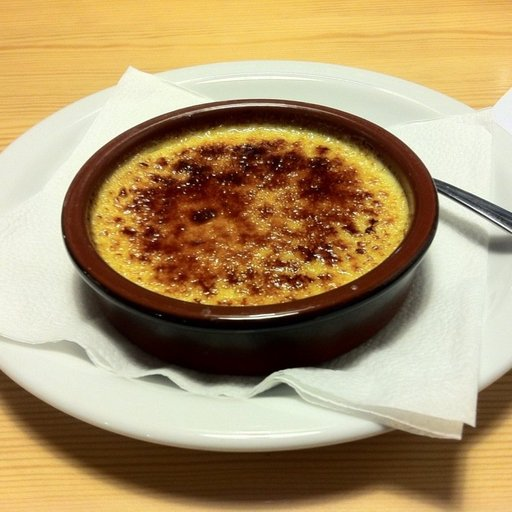
#> input picture input_images/1017737.jpg, 512 x 512 px; its folder holds only this picture in this run
$ python main_mp.py   (older library calls are emulated)
#> lines starting #> are read from the running program, lines starting #| are printed output that depends on the picture
#> in process_single_image, image is the input picture: shape (512, 512, 3); mean B, G, R 107.6, 148, 172.6
### filters.py
"""
Image Processing Filters for CST435 Assignment 2

This module implements five image processing filters:
1. Grayscale Conversion
2. Gaussian Blur
3. Edge Detection (Sobel)
4. Image Sharpening
5. Brightness Adjustment

All filters are designed to work with OpenCV images (NumPy arrays).

Author: [Your Name]
Date: December 2024
"""

import cv2
import numpy as np
from typing import Tuple


def apply_grayscale(image: np.ndarray) -> np.ndarray:
    """
    Convert RGB image to grayscale using luminance formula.

    Uses the standard luminance formula:
    Gray = 0.299*R + 0.587*G + 0.114*B

    Args:
        image: Input BGR image (OpenCV format)

    Returns:
        Grayscale image as 3-channel BGR for consistency
    """
    # Convert BGR to grayscale using OpenCV's optimized function
    # OpenCV uses the luminance formula internally
    gray = cv2.cvtColor(image, cv2.COLOR_BGR2GRAY)
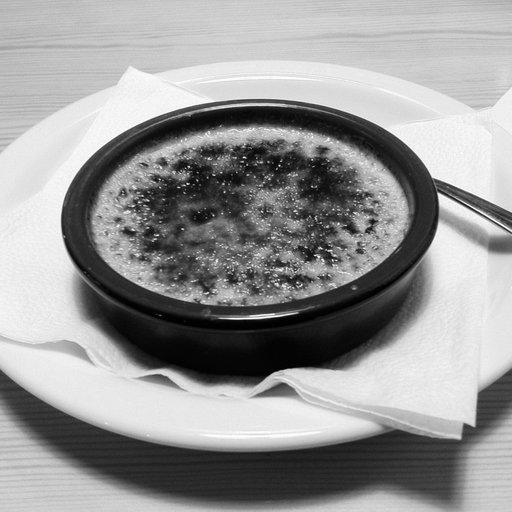
#> gray: shape (512, 512); min 0, max 255, mean 150.7

    # Convert back to 3-channel for consistency with other filters
    gray_bgr = cv2.cvtColor(gray, cv2.COLOR_GRAY2BGR)

    return gray_bgr


def apply_gaussian_blur(image: np.ndarray, kernel_size: Tuple[int, int] = (3, 3),
                        sigma: float = 0) -> np.ndarray:
    """
    Apply Gaussian blur filter for image smoothing.

    Uses a 3×3 Gaussian kernel by default as specified in requirements.

    Args:
        image: Input BGR image
        kernel_size: Size of the Gaussian kernel (must be odd numbers)
        sigma: Standard deviation for Gaussian kernel (0 = auto-calculate)

    Returns:
        Blurred image
    """
#> called with kernel_size = (3, 3), sigma = 0
    # Apply Gaussian blur using OpenCV's optimized implementation
    blurred = cv2.GaussianBlur(image, kernel_size, sigma)

    return blurred


def apply_edge_detection(image: np.ndarray) -> np.ndarray:
    """
    Apply Sobel edge detection filter.

    Uses Sobel operator to detect edges in both X and Y directions,
    then combines them to get the final edge map.

    Args:
        image: Input BGR image

    Returns:
        Edge-detected image (3-channel for consistency)
    """
    # Convert to grayscale first (edge detection works on intensity)
    gray = cv2.cvtColor(image, cv2.COLOR_BGR2GRAY)

    # Apply Sobel operator in X direction
    sobel_x = cv2.Sobel(gray, cv2.CV_64F, 1, 0, ksize=3)
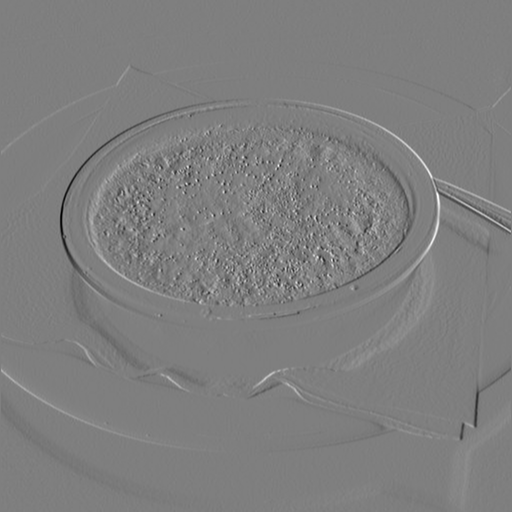
#> sobel_x: shape (512, 512) float64; min -768, max 774, mean -0.1; drawn with min black and max white

    # Apply Sobel operator in Y direction
    sobel_y = cv2.Sobel(gray, cv2.CV_64F, 0, 1, ksize=3)
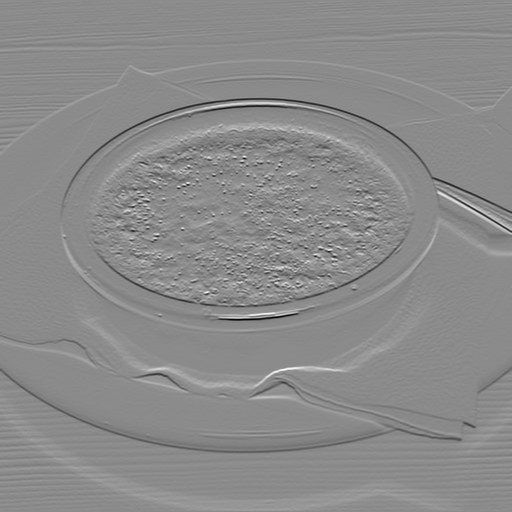
#> sobel_y: shape (512, 512) float64; min -970, max 809, mean 0; drawn with min black and max white

    # Combine both gradients using magnitude
    sobel_combined = np.sqrt(sobel_x**2 + sobel_y**2)
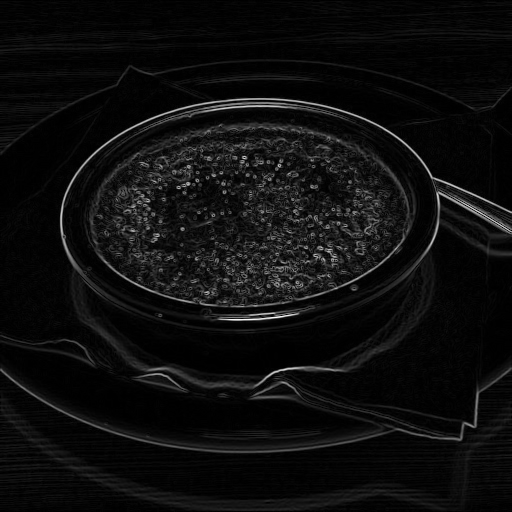
#> sobel_combined: shape (512, 512) float64; min 0, max 972.4, mean 54.6; drawn with min black and max white

    # Normalize to 0-255 range
    sobel_combined = np.uint8(np.clip(sobel_combined, 0, 255))
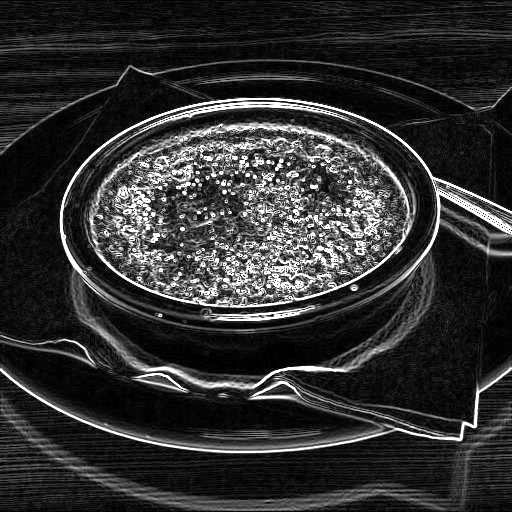
#> sobel_combined: shape (512, 512); min 0, max 255, mean 49.1

    # Convert to 3-channel BGR for consistency
    edges_bgr = cv2.cvtColor(sobel_combined, cv2.COLOR_GRAY2BGR)

    return edges_bgr


def apply_sharpening(image: np.ndarray) -> np.ndarray:
    """
    Apply image sharpening filter to enhance edges and details.

    Uses an unsharp masking technique:
    Sharpened = Original + (Original - Blurred) * amount

    Args:
        image: Input BGR image

    Returns:
        Sharpened image
    """
    # Method 1: Using a sharpening kernel
    # This kernel enhances edges and details
    kernel = np.array([
        [0, -1, 0],
        [-1, 5, -1],
        [0, -1, 0]
    ])
#> kernel = [[0, -1, 0], [-1, 5, -1], [0, -1, 0]]

    # Apply the sharpening kernel using filter2D
    sharpened = cv2.filter2D(image, -1, kernel)

    return sharpened


def apply_brightness_adjustment(image: np.ndarray, beta: int = 50) -> np.ndarray:
    """
    Adjust image brightness by adding/subtracting a constant value.

    Brightness adjustment formula:
    New_pixel = Original_pixel + beta

    Args:
        image: Input BGR image
        beta: Brightness adjustment value
              Positive values increase brightness
              Negative values decrease brightness
              Range: typically -100 to +100

    Returns:
        Brightness-adjusted image
    """
#> called with beta = 50
    # Add beta to all pixels using OpenCV's convertScaleAbs
    # This automatically handles overflow/underflow (clips to 0-255)
    adjusted = cv2.convertScaleAbs(image, alpha=1.0, beta=beta)
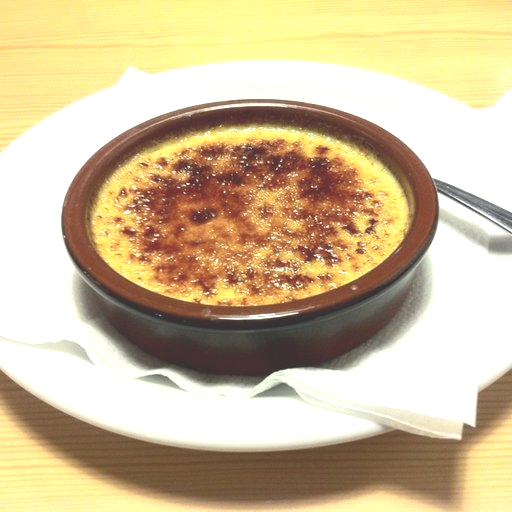
#> adjusted: shape (512, 512, 3); mean B, G, R 153.9, 189.2, 207.6

    return adjusted


def apply_all_filters(image: np.ndarray, output_prefix: str = "filtered") -> dict:
    """
    Apply all five filters to an image and return results.

    This is a convenience function for testing or batch processing.

    Args:
        image: Input BGR image
        output_prefix: Prefix for output filenames (not used in processing)

    Returns:
        Dictionary containing all filtered images with descriptive keys
    """
    results = {
        'grayscale': apply_grayscale(image),
        'gaussian_blur': apply_gaussian_blur(image),
        'edge_detection': apply_edge_detection(image),
        'sharpening': apply_sharpening(image),
        'brightness_increase': apply_brightness_adjustment(image, beta=50),
        'brightness_decrease': apply_brightness_adjustment(image, beta=-50)
    }
#> call 2 of apply_brightness_adjustment, with beta = -50
#> in apply_brightness_adjustment (call 2), `adjusted = cv2.convertScaleAbs(image, alpha=1.0, beta=beta)`:
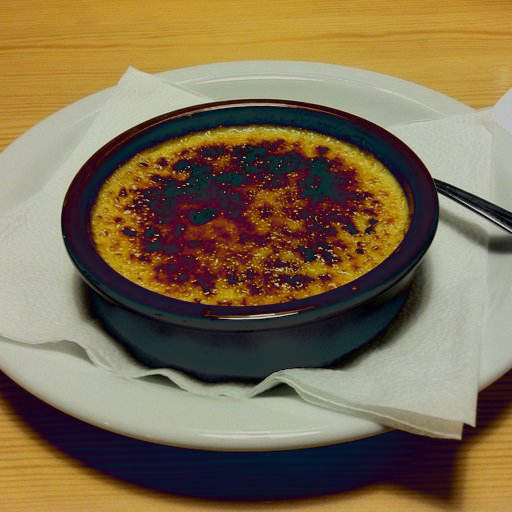
#> adjusted: shape (512, 512, 3); mean B, G, R 80.4, 109.1, 126.1

    return results


# Filter mapping for easy access by name
FILTER_FUNCTIONS = {
    'grayscale': apply_grayscale,
    'blur': apply_gaussian_blur,
    'edges': apply_edge_detection,
    'sharpen': apply_sharpening,
    'brighten': lambda img: apply_brightness_adjustment(img, beta=50),
    'darken': lambda img: apply_brightness_adjustment(img, beta=-50)
}


# [54 lines that do not run on import are left out]

### main_mp.py
"""
Parallel Image Processing using multiprocessing module
CST435 Assignment 2

This implementation uses Python's multiprocessing module to process
multiple images in parallel across different CPU cores.

Features:
- Process multiple images concurrently
- Apply all 5 filters to each image
- Performance metrics (speedup, efficiency)
- Configurable number of processes

Author: [Your Name]
Date: December 2024
"""

import os
import time
import cv2
import multiprocessing as mp
from typing import List, Tuple
from filters import apply_all_filters


def process_single_image(args: Tuple[str, str, str]) -> Tuple[str, bool, int]:
    """
    Process a single image by applying all filters.
    This function will be executed in parallel by worker processes.

    Args:
        args: Tuple containing (input_path, output_dir, image_filename)

    Returns:
        Tuple of (image_filename, success_flag, num_filters_applied)
    """
    input_path, output_dir, image_filename = args

    try:
        # Load the image
        image = cv2.imread(input_path)

        if image is None:
            print(f"⚠️  Warning: Could not read {image_filename}")
            return (image_filename, False, 0)

        # Apply all filters
        results = apply_all_filters(image)
#> results = 6 items

        # Save all filtered images
        base_name = os.path.splitext(image_filename)[0]

        for filter_name, filtered_image in results.items():
            output_filename = f'{base_name}_{filter_name}.jpg'
            output_path = os.path.join(output_dir, output_filename)
            cv2.imwrite(output_path, filtered_image)
#> this loop made 6 passes
#> (filter_name, output_filename) on passes 1 to 6: ('grayscale', '1017737_grayscale.jpg'), ('gaussian_blur', '1017737_gaussian_blur.jpg'), ('edge_detection', '1017737_edge_detection.jpg'), ('sharpening', '1017737_sharpening.jpg'), ('brightness_increase', '1017737_brightness_increase.jpg'), ('brightness_decrease', '1017737_brightness_decrease.jpg')

        return (image_filename, True, len(results))

    except Exception as e:
        print(f"❌ Error processing {image_filename}: {e}")
        return (image_filename, False, 0)


def process_images_parallel(image_files: List[str], input_dir: str,
                           output_dir: str, num_processes: int) -> Tuple[float, int]:
    """
    Process multiple images in parallel using multiprocessing.Pool

    Args:
        image_files: List of image filenames to process
        input_dir: Directory containing input images
        output_dir: Directory to save processed images
        num_processes: Number of parallel processes to use

    Returns:
        Tuple of (execution_time, total_filters_applied)
    """
    # Prepare arguments for each image
    args_list = [
        (os.path.join(input_dir, img), output_dir, img)
        for img in image_files
    ]

    # Start timing
    start_time = time.time()

    # Create a pool of worker processes
    with mp.Pool(processes=num_processes) as pool:
        # Map the processing function to all images
        # pool.map distributes work across processes
        results = pool.map(process_single_image, args_list)

    # End timing
    end_time = time.time()
    execution_time = end_time - start_time

    # Count successful operations
    successful = sum(1 for _, success, _ in results if success)
    total_filters = sum(num_filters for _, _, num_filters in results)

    return execution_time, total_filters


def process_images_sequential(image_files: List[str], input_dir: str,
                             output_dir: str) -> Tuple[float, int]:
    """
    Process images sequentially (one at a time) for baseline comparison.

    Args:
        image_files: List of image filenames to process
        input_dir: Directory containing input images
        output_dir: Directory to save processed images

    Returns:
        Tuple of (execution_time, total_filters_applied)
    """
    # Prepare arguments
    args_list = [
        (os.path.join(input_dir, img), output_dir, img)
        for img in image_files
    ]

    # Start timing
    start_time = time.time()

    # Process each image sequentially
    results = [process_single_image(args) for args in args_list]
#> results = [('1017737.jpg', True, 6)]

    # End timing
    end_time = time.time()
    execution_time = end_time - start_time

    # Count successful operations
    total_filters = sum(num_filters for _, _, num_filters in results)
#> total_filters = 6

    return execution_time, total_filters


def print_performance_metrics(num_images: int, sequential_time: float,
                             parallel_times: dict, num_cores: int):
    """
    Print detailed performance metrics including speedup and efficiency.

    Args:
        num_images: Number of images processed
        sequential_time: Time taken for sequential processing
        parallel_times: Dictionary mapping num_processes to execution time
        num_cores: Total number of CPU cores available
    """
    print("\n" + "="*70)
    print("📊 PERFORMANCE ANALYSIS - Multiprocessing Module")
    print("="*70)

    print(f"\n🖥️  System Information:")
    print(f"   • Total CPU cores available: {num_cores}")
    print(f"   • Images processed: {num_images}")
    print(f"   • Filters per image: 6")
    print(f"   • Total operations: {num_images * 6}")

    print(f"\n⏱️  Execution Times:")
    print(f"   • Sequential (baseline): {sequential_time:.3f} seconds")

    for num_proc in sorted(parallel_times.keys()):
        print(f"   • Parallel ({num_proc} processes): {parallel_times[num_proc]:.3f} seconds")

    print(f"\n🚀 Speedup (compared to sequential):")
    for num_proc in sorted(parallel_times.keys()):
        speedup = sequential_time / parallel_times[num_proc]
        print(f"   • {num_proc} processes: {speedup:.2f}x")

    print(f"\n⚡ Efficiency (Speedup / Number of Processes):")
    for num_proc in sorted(parallel_times.keys()):
        speedup = sequential_time / parallel_times[num_proc]
        efficiency = (speedup / num_proc) * 100
        print(f"   • {num_proc} processes: {efficiency:.2f}%")

    print("\n" + "="*70)


def main():
    """
    Main function to run parallel image processing with performance analysis.
    """
    print("="*70)
    print("🚀 Parallel Image Processing - Multiprocessing Module")
    print("="*70)

    # Configuration
    INPUT_DIR = 'input_images'
    OUTPUT_DIR = 'output_images'

    # Check if input directory exists
    if not os.path.exists(INPUT_DIR):
        print(f"❌ Error: '{INPUT_DIR}' directory not found!")
        return

    # Get all image files
    image_files = [f for f in os.listdir(INPUT_DIR)
                   if f.endswith(('.jpg', '.jpeg', '.png'))]

    if not image_files:
        print(f"❌ Error: No images found in '{INPUT_DIR}'!")
        return

    # Create output directory
    os.makedirs(OUTPUT_DIR, exist_ok=True)

    # Get system information
    num_cores = mp.cpu_count()

    # Select subset of images for testing (adjust as needed)
    # Process all available images (or adjust number as needed)
    # Note: Process overhead is significant for small workloads
    # Recommendation: Use at least 20-50 images to see speedup benefits
    num_images_to_process = len(image_files)  # Process all images
    selected_images = image_files[:num_images_to_process]

    print(f"\n📸 Configuration:")
    print(f"   • Total images available: {len(image_files)}")
    print(f"   • Images to process: {num_images_to_process}")
    print(f"   • CPU cores available: {num_cores}")

    # Step 1: Sequential processing (baseline)
    print(f"\n{'─'*70}")
    print("1️⃣  Running SEQUENTIAL processing (baseline)...")
    print(f"{'─'*70}")

    sequential_time, total_filters = process_images_sequential(
        selected_images, INPUT_DIR, OUTPUT_DIR
    )
#> sequential_time = 0.351; total_filters = 6

    print(f"✅ Sequential processing complete!")
    print(f"   Time: {sequential_time:.3f} seconds")
#|    Time: 0.351 seconds
    print(f"   Filters applied: {total_filters}")
#|    Filters applied: 6

    # Step 2: Parallel processing with different process counts
    parallel_times = {}

    # Test with different numbers of processes: 2, 4, 8
    # Note: Using too many processes can reduce efficiency due to overhead
    process_counts = [2, 4, 8]

    for num_proc in process_counts:
        print(f"\n{'─'*70}")
        print(f"2️⃣  Running PARALLEL processing with {num_proc} processes...")
        print(f"{'─'*70}")

        parallel_time, total_filters = process_images_parallel(
            selected_images, INPUT_DIR, OUTPUT_DIR, num_proc
        )

        parallel_times[num_proc] = parallel_time

        print(f"✅ Parallel processing ({num_proc} processes) complete!")
        print(f"   Time: {parallel_time:.3f} seconds")
        print(f"   Filters applied: {total_filters}")

        # Calculate and show immediate speedup
        speedup = sequential_time / parallel_time
        print(f"   Speedup: {speedup:.2f}x")
#> this loop made 3 passes
#> (parallel_time, speedup) on passes 1 to 3: (0.0342, 10.28), (0.0407, 8.63), (0.0384, 9.13)
#> (printed output is left out)
#> after the loop, parallel_times = {2: 0.0342, 4: 0.0407, 8: 0.0384}

    # Step 3: Print comprehensive performance metrics
    print_performance_metrics(
        num_images_to_process,
        sequential_time,
        parallel_times,
        num_cores
    )
#|    • Sequential (baseline): 0.351 seconds
#> the loop in print_performance_metrics, `for num_proc in sorted(parallel_times.keys()):` made 3 passes
#> num_proc on passes 1 to 3: 2, 4, 8
#> (printed output is left out)
#> the loop in print_performance_metrics, `for num_proc in sorted(parallel_times.keys()):` made 3 passes
#> (num_proc, speedup) on passes 1 to 3: (2, 10.28), (4, 8.63), (8, 9.13)
#> (printed output is left out)
#> the loop in print_performance_metrics, `for num_proc in sorted(parallel_times.keys()):` made 3 passes
#> (num_proc, speedup, efficiency) on passes 1 to 3: (2, 10.28, 513.8), (4, 8.63, 215.8), (8, 9.13, 114.2)
#> (printed output is left out)

    print(f"\n📁 All processed images saved to '{OUTPUT_DIR}/'")
    print("\n✅ Processing complete!")


if __name__ == "__main__":
    # Required for Windows to prevent recursive process spawning
    mp.freeze_support()

    main()

$ run again, on input_images/1235914.jpg
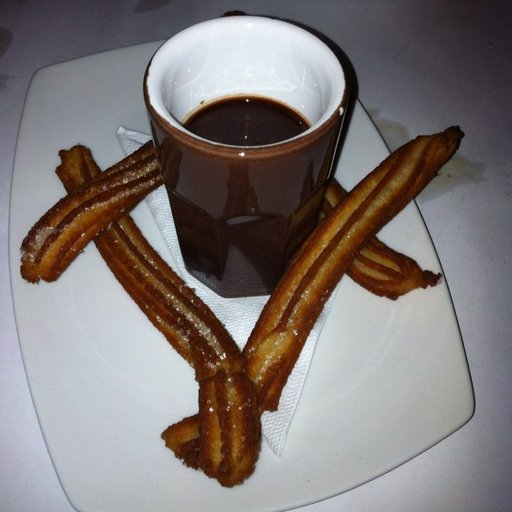
#> input picture input_images/1235914.jpg, 512 x 512 px
#> in process_single_image, image is the input picture: shape (512, 512, 3); mean B, G, R 119, 120.3, 127.9
#> in apply_edge_detection, `sobel_combined = np.uint8(np.clip(sobel_combined, 0, 255))`:
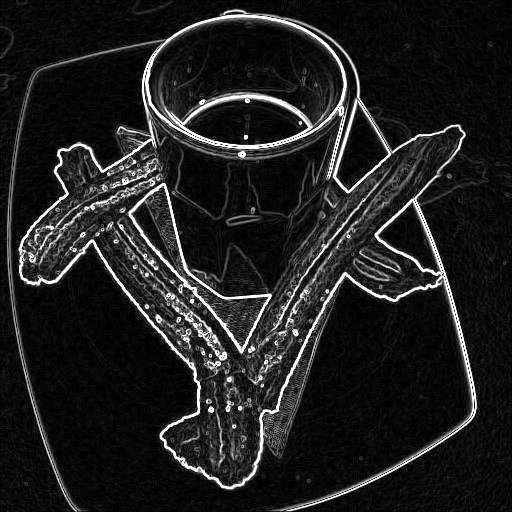
#> sobel_combined: shape (512, 512); min 0, max 255, mean 32.2
#> kernel = [[0, -1, 0], [-1, 5, -1], [0, -1, 0]]
#> in apply_brightness_adjustment (call 2), `adjusted = cv2.convertScaleAbs(image, alpha=1.0, beta=beta)`:
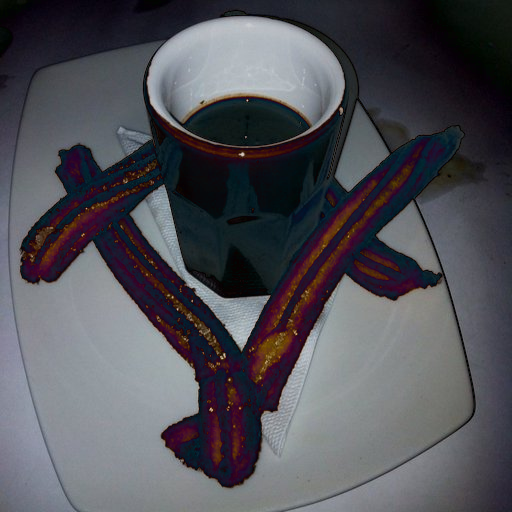
#> adjusted: shape (512, 512, 3); mean B, G, R 86.7, 80.2, 80.6
#> in process_single_image, `results = apply_all_filters(image)`: results = 6 items
#> the loop in process_single_image, `for filter_name, filtered_image in results.items():` made 6 passes
#> (filter_name, output_filename) on passes 1 to 6: ('grayscale', '1235914_grayscale.jpg'), ('gaussian_blur', '1235914_gaussian_blur.jpg'), ('edge_detection', '1235914_edge_detection.jpg'), ('sharpening', '1235914_sharpening.jpg'), ('brightness_increase', '1235914_brightness_increase.jpg'), ('brightness_decrease', '1235914_brightness_decrease.jpg')
#> in process_images_sequential, `results = [process_single_image(args) for args in args_list]`: results = [('1235914.jpg', True, 6)]
#> in process_images_sequential, `total_filters = sum(num_filters for _, _, num_filters in results)`: total_filters = 6
#> in main, `sequential_time, total_filters = process_images_sequential( selected_i..`: sequential_time = 0.348; total_filters = 6
#|    Time: 0.348 seconds
#|    Filters applied: 6
#> the loop in main, `for num_proc in process_counts:` made 3 passes
#> (parallel_time, speedup) on passes 1 to 3: (0.026, 13.42), (0.0386, 9.04), (0.0386, 9.03)
#> (printed output is left out)
#> after the loop in main, `for num_proc in process_counts:`: parallel_times = {2: 0.026, 4: 0.0386, 8: 0.0386}
#|    • Sequential (baseline): 0.348 seconds
#> the loop in print_performance_metrics, `for num_proc in sorted(parallel_times.keys()):` made 3 passes
#> num_proc on passes 1 to 3: 2, 4, 8
#> (printed output is left out)
#> the loop in print_performance_metrics, `for num_proc in sorted(parallel_times.keys()):` made 3 passes
#> (num_proc, speedup) on passes 1 to 3: (2, 13.42), (4, 9.04), (8, 9.03)
#> (printed output is left out)
#> the loop in print_performance_metrics, `for num_proc in sorted(parallel_times.keys()):` made 3 passes
#> (num_proc, speedup, efficiency) on passes 1 to 3: (2, 13.42, 671.2), (4, 9.04, 225.9), (8, 9.03, 112.9)
#> (printed output is left out)
